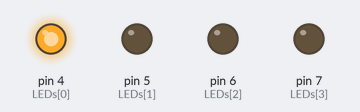
Bench run of a sketch on a simulated Arduino Uno, built with avr-gcc and run on an emulated ATmega328P. On the bench: output pins drawn as LEDs (lit = HIGH).

Above: at 0.2 s.
At 1.2 s:
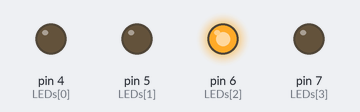
At 2.7 s:
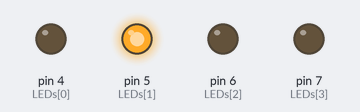
At 3.7 s:
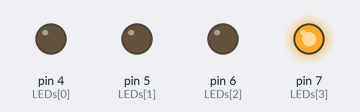
Timing chart, 0 to 4.6 s (numbered marks = the images above):
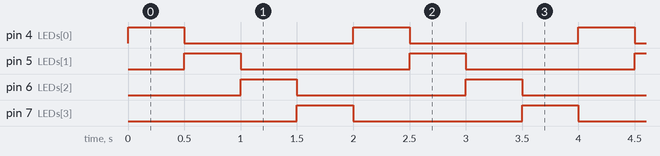

Measured:
- by itself, pin 4 (LEDs[0]), pin 5 (LEDs[1]), pin 6 (LEDs[2]), pin 7 (LEDs[3]): alternates HIGH for 0.50 s and LOW for 1.5 s
- by itself, everything shown: repeats every 2.0 s, in 5 steps

The sketch:

6.3.ino
```cpp
  int LEDs[4] = {4,5,6,7};
  int LEDcount = 4;

void setup() {
  // put your setup code here, to run once:
  for(int i=0;i<LEDcount;i++) {
    pinMode(LEDs[i],OUTPUT);
  }
}

void loop() {
  // put your main code here, to run repeatedly:
  for(int i=0;i<LEDcount;i++) {
    digitalWrite(LEDs[i],1);
    delay(500);
    digitalWrite(LEDs[i],0);
  }
}
```
